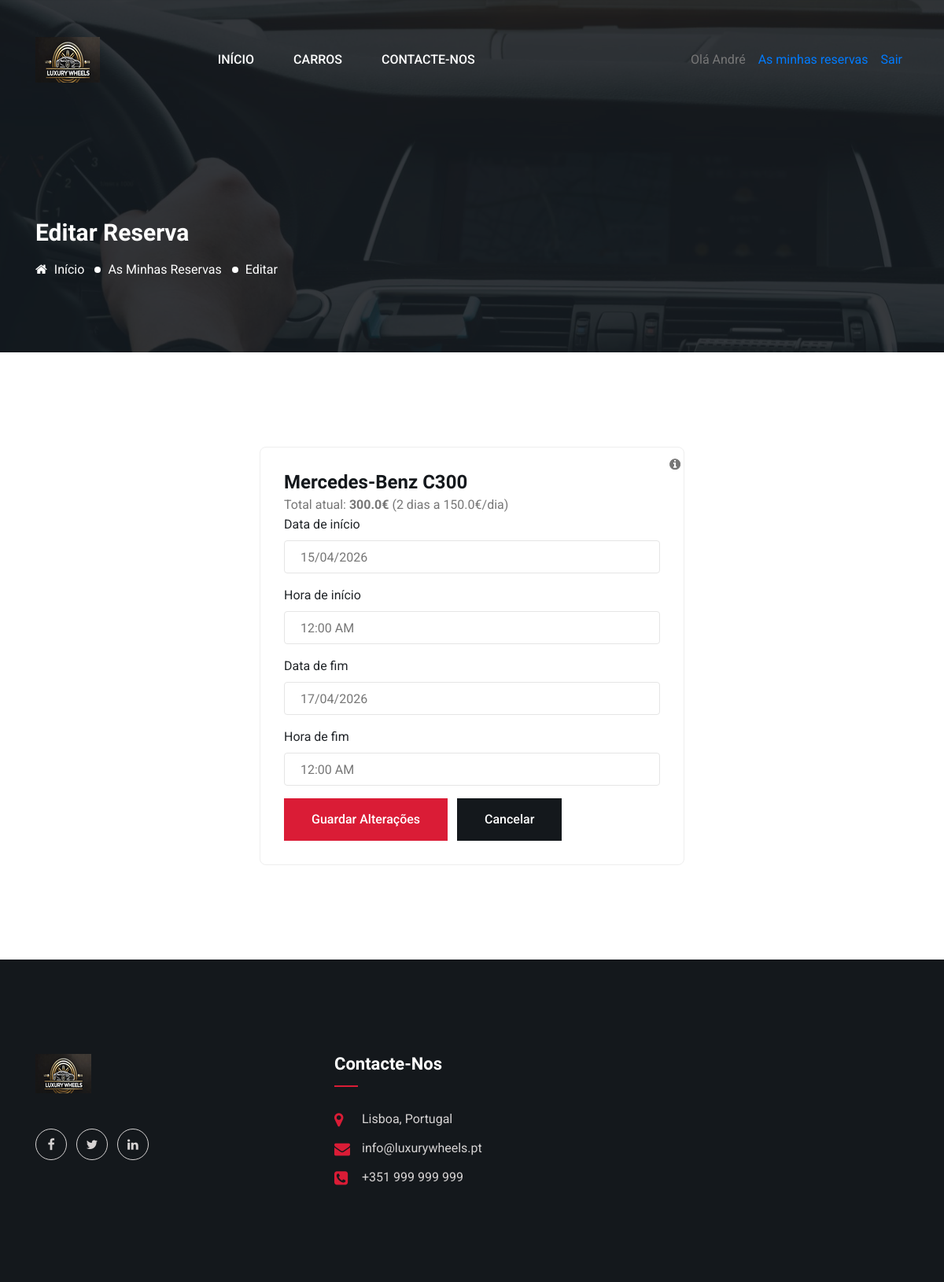
Page /reservation/3/edit (signed in) on the earlier database version.
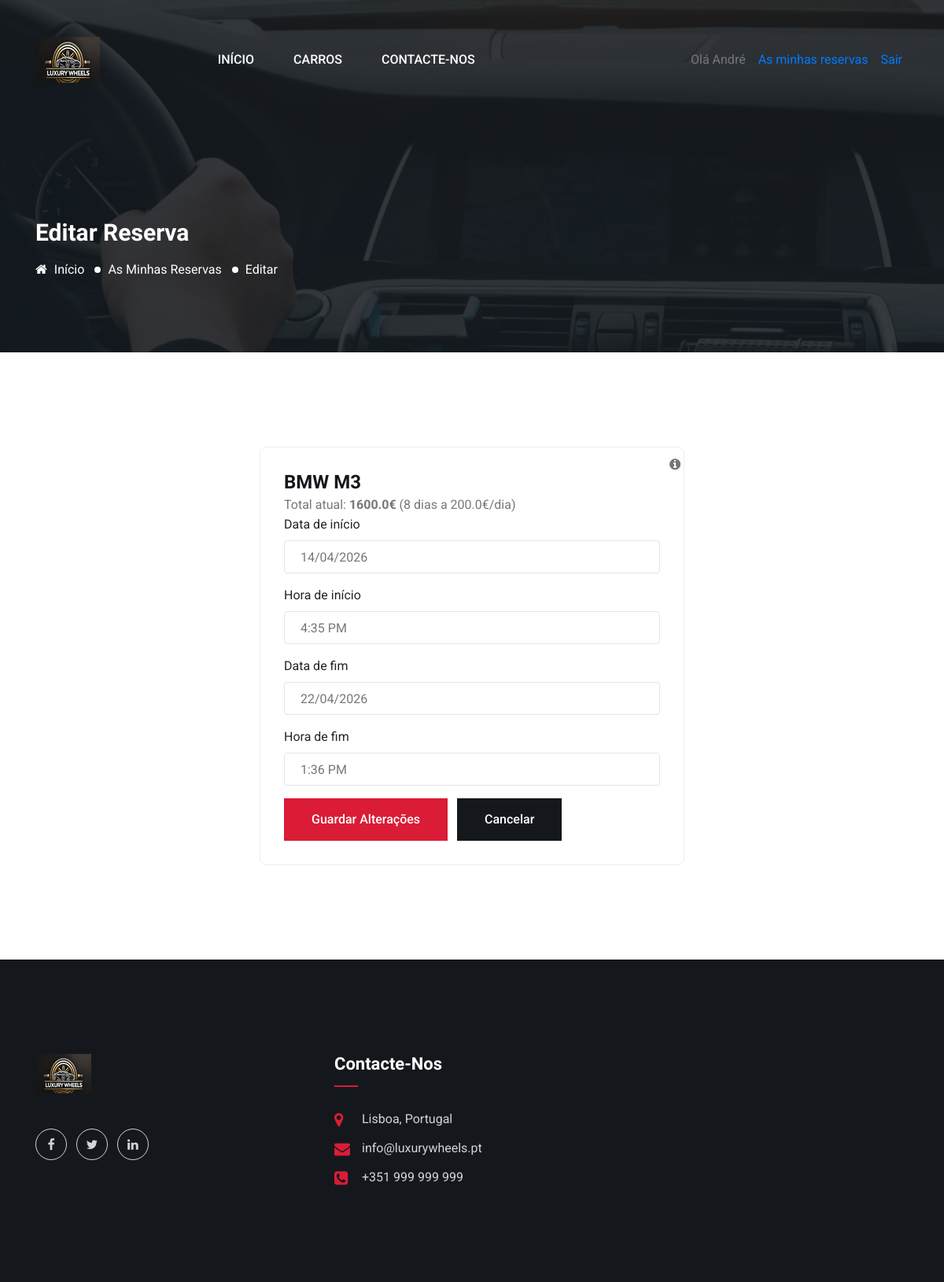
Same page on the later database version.
### models/Vehicle_Brand.py (models this page shows, shortened)
class VehicleBrand(db.Model):
    __tablename__ = "Vehicle_Brand"
    idBrand = db.Column(db.Integer, primary_key=True)
    name = db.Column(db.String, nullable=False, unique=True)

### models/Vehicle.py (models this page shows, shortened)
class Vehicle(db.Model):
    __tablename__ = "Vehicle"
    idVehicle = db.Column(db.Integer, primary_key=True)
    idBrand = db.Column(
        db.Integer, db.ForeignKey("Vehicle_Brand.idBrand"), nullable=False
    )
    model = db.Column(db.String, nullable=False)
    idCategory = db.Column(
        db.Integer, db.ForeignKey("Vehicle_Category.idCategory"), nullable=False
    )
    idType = db.Column(db.Integer, db.ForeignKey("Vehicle_Type.idType"), nullable=False)
    dailyRate = db.Column(db.Float, nullable=False)
    capacity = db.Column(db.Integer, nullable=False)
    km = db.Column(db.Integer, nullable=False, server_default="0")
    imageUrl = db.Column(db.String)
    lastRevisionDate = db.Column(db.Date, nullable=False)
    nextRevisionDate = db.Column(db.Date, nullable=False)
    lastLegalizationDate = db.Column(db.Date, nullable=False)
    createdAt = db.Column(db.DateTime, server_default=db.func.current_timestamp())
    updatedAt = db.Column(
        db.DateTime,
        server_default=db.func.current_timestamp(),
        onupdate=db.func.current_timestamp(),
    )
    brand = db.relationship("VehicleBrand", foreign_keys=[idBrand], lazy="joined")
    category = db.relationship(
        "VehicleCategory", foreign_keys=[idCategory], lazy="joined"
    )
    vtype = db.relationship("VehicleType", foreign_keys=[idType], lazy="joined")

### models/Reservation.py (models this page shows, shortened)
class Reservation(db.Model):
    __tablename__ = "Reservation"
    idReservation = db.Column(db.Integer, primary_key=True)
    idUser = db.Column(db.Integer, db.ForeignKey("User.idUser"), nullable=False)
    idVehicle = db.Column(
        db.Integer, db.ForeignKey("Vehicle.idVehicle"), nullable=False
    )
    startDate = db.Column(db.DateTime, nullable=False)
    endDate = db.Column(db.DateTime, nullable=False)
    totalDays = db.Column(db.Integer, nullable=False)
    totalPrice = db.Column(db.Float, nullable=False)
    idReservationStatus = db.Column(
        db.Integer,
        db.ForeignKey("Reservation_Status.idReservationStatus"),
        nullable=False,
        default=ReservationStates.PENDING,
    )
    createdAt = db.Column(db.DateTime, server_default=db.func.current_timestamp())
    updatedAt = db.Column(db.DateTime, server_default=db.func.current_timestamp(), onupdate=db.func.current_timestamp())

### routes/reservations.py (the view, shortened to what this page needs)
@bp.route("/reservation/<int:rid>/edit", methods=["GET", "POST"])
def edit_reservation(rid):
    if "user_id" not in session:
        flash("Faça login para editar uma reserva", "modal-error")
        return redirect(url_for("users.login", next=request.url))
    reservation = Reservation.query.filter_by(
        idReservation=rid, idUser=session["user_id"]
    ).first_or_404()
    vehicle = Vehicle.query.get(reservation.idVehicle)
    return render_template(
        "edit_reservation.html",
        title="Editar Reserva",
        reservation=reservation,
        vehicle=vehicle,
    )

### app.py (called while the page is built)
@app.context_processor
def inject_current_user():
    from flask import session
    user = None
    user_id = session.get('user_id')
    if user_id:
        try:
            user = User.query.get(int(user_id))
        except Exception as e:
            import logging
            logging.exception("Error loading current user")
            user = None
    return {
        'current_user': user,
        'is_logged_in': bool(user_id),
    }

### templates/edit_reservation.html (shortened to what the changed rows need)
<!doctype html>
<html lang="pt">
  <head>
    <link href="/assets/css/fontawesome.min.css" rel="stylesheet" />
    <link href="/assets/css/bootstrap.min.css" rel="stylesheet" />
    <link href="/assets/css/lightcase.css" rel="stylesheet" />
    <link href="/assets/css/animate.css" rel="stylesheet" />
    <link href="/assets/css/nice-select.css" rel="stylesheet" />
    <link href="/assets/css/datepicker.min.css" rel="stylesheet" />
    <link href="/assets/css/wickedpicker.min.css" rel="stylesheet" />
    <link href="/assets/css/jquery-ui.min.css" rel="stylesheet" />
    <link href="/assets/css/owl.carousel.min.css" rel="stylesheet" />
    <link href="/assets/css/main.css" rel="stylesheet" />
  </head>
  <body>
    <section class="inner-page-banner bg_img overlay-3" data-background="/assets/images/inner-page-bg.jpg">
      <div class="container">
        <div class="row">
          <div class="col-md-12">
            <h2 class="page-title">Editar Reserva</h2>
          </div>
        </div>
      </div>
    </section>
    <section class="pt-120 pb-120">
      <div class="container">
        <div class="row justify-content-center">
          <div class="col-lg-6">
            <div style="border: 1px solid #eee; border-radius: 8px; padding: 30px">
              <h3 class="title mb-20">{{ vehicle.brand.name if vehicle and vehicle.brand else '' }} {{ vehicle.model if vehicle else 'Veículo' }}</h3>
              <p>Total atual: <strong>{{ reservation.totalPrice }}€</strong> ({{ reservation.totalDays }} dias a {{ vehicle.dailyRate if vehicle else 0 }}€/dia)</p>
              <form method="post" id="edit-reservation-form" data-daily-rate="{{ vehicle.dailyRate if vehicle else 0 }}" novalidate>
                <div class="form-group">
                  <label>Data de início</label>
                  <input class="form-control has-icon datepicker-here" data-language="pt" name="startDate" id="startDate" placeholder="Data de levantamento" type="text" value="{{ reservation.startDate.strftime('%Y-%m-%d') if reservation.startDate else '' }}" />
                </div>
                <div class="form-group mt-10">
                  <label>Hora de início <i class="fa fa-info-circle" title="A hora determina o instante exato de início; a disponibilidade é calculada por data+hora."></i></label>
                  <input class="form-control has-icon timepicker" name="startTime" id="startTime" placeholder="Hora de levantamento" type="text" value="{{ reservation.startDate.strftime('%I:%M %p') if reservation.startDate else '' }}" />
                </div>
                <div class="form-group mt-20">
                  <label>Data de fim</label>
                  <input class="form-control has-icon datepicker-here" data-language="pt" name="endDate" id="endDate" placeholder="Data de devolução" type="text" value="{{ reservation.endDate.strftime('%Y-%m-%d') if reservation.endDate else '' }}" />
                </div>
                <div class="form-group mt-10">
                  <label>Hora de fim <i class="fa fa-info-circle" title="A hora determina o instante exato de fim; a disponibilidade é calculada por data+hora."></i></label>
                  <input class="form-control has-icon timepicker" name="endTime" id="endTime" placeholder="Hora de devolução" type="text" value="{{ reservation.endDate.strftime('%I:%M %p') if reservation.endDate else '' }}" />
                </div>
                <div class="mt-30" style="display: flex; gap: 12px">
                </div>
              </form>
            </div>
          </div>
        </div>
      </div>
    </section>
  </body>
</html>

Differences in the rows shown:
no longer on this page (row unchanged): VehicleBrand: brand "Mercedes-Benz"
no longer on this page (row edited): Vehicle: model "C300", dailyRate "150.0"
now on this page (row unchanged): VehicleBrand: brand "BMW"
now on this page (row edited): Vehicle: model "M3", dailyRate "200.0"
changed Reservation: totalPrice "300.0" → "1600.0"; totalDays "2" → "8"; startDate "15/04/2026" → "14/04/2026"; startTime "12:00 AM" → "4:35 PM"; endDate "17/04/2026" → "22/04/2026"; endTime "12:00 AM" → "1:36 PM"
